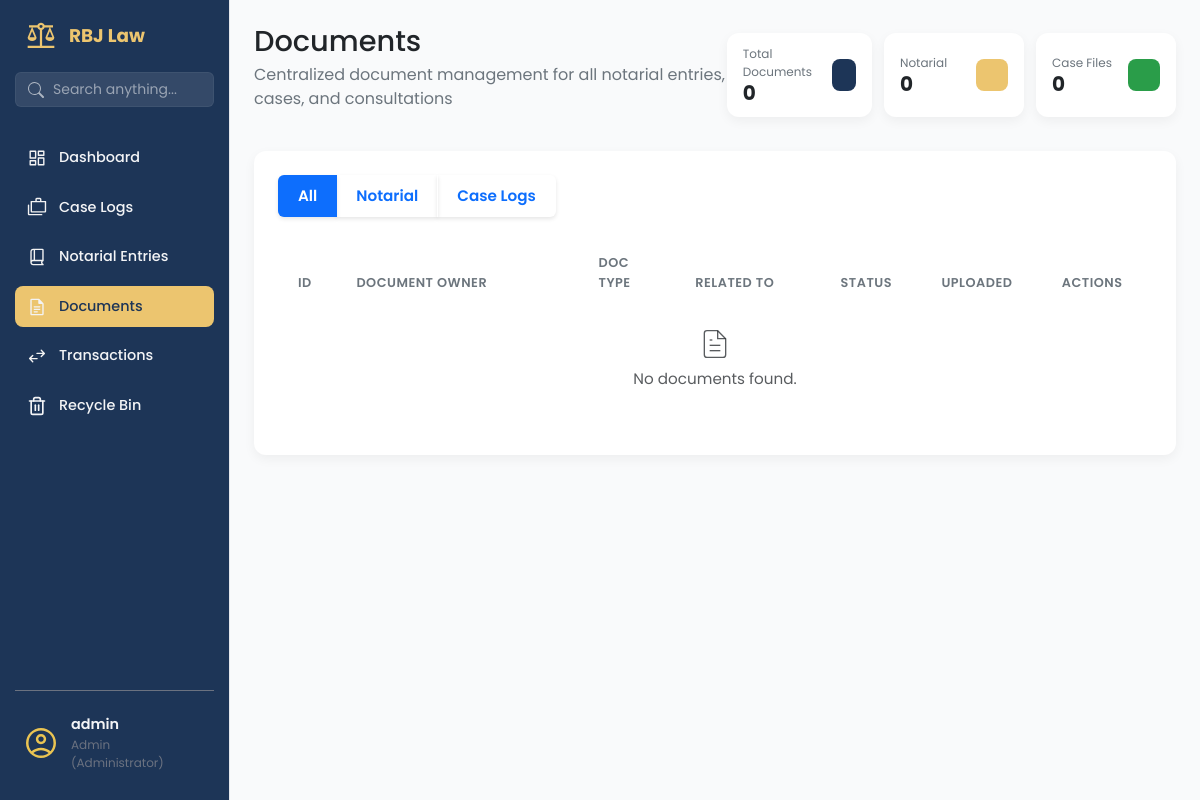
The page /documents/ (signed in) on the database as committed earlier.
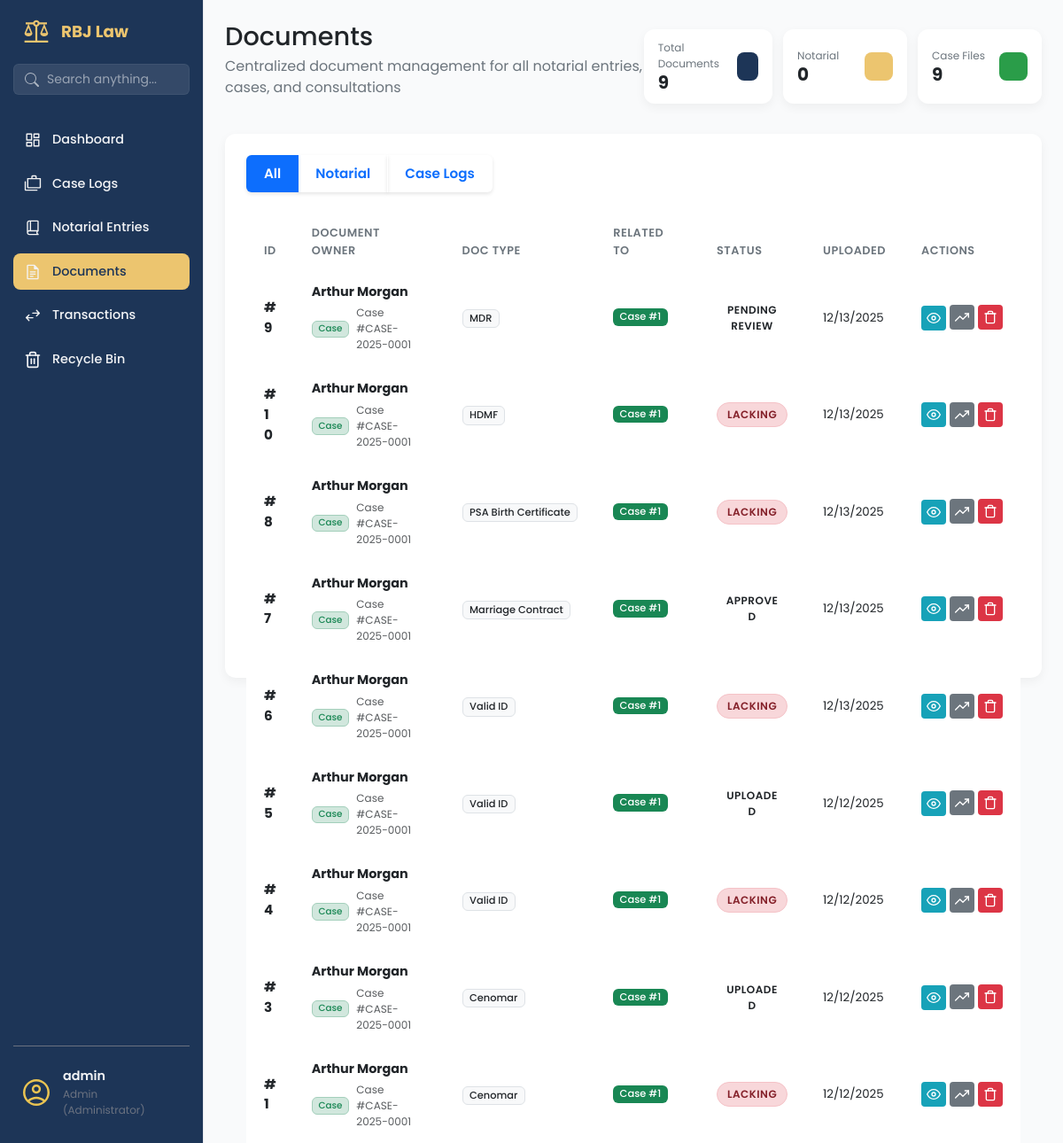
The same page on the database as committed later.
### app/models/document_mdl.py (models this page shows, shortened)
class Document(db.Model, SoftDeleteMixin):
    __tablename__ = 'documents'
    id = db.Column(db.Integer, primary_key=True)
    filename = db.Column(db.String(255), nullable=False)
    file_path = db.Column(db.String(500), nullable=False)
    file_type = db.Column(db.String(50), nullable=True)
    file_size = db.Column(db.Integer, nullable=True)  # in bytes
    document_type = db.Column(db.String(100), nullable=True)  # e.g., Affidavit, ID, SPA Draft, etc.
    notes = db.Column(db.Text, nullable=True)
    document_status = db.Column(db.String(50), default='Pending', nullable=False)
    parent_type = db.Column(db.String(50), nullable=False)  # 'notarial_entry', 'case', 'client'
    parent_id = db.Column(db.Integer, nullable=False)
    uploaded_by = db.Column(db.Integer, db.ForeignKey('users.id'), nullable=True)
    uploaded_at = db.Column(db.DateTime, default=datetime.utcnow)
    last_modified = db.Column(db.DateTime, default=datetime.utcnow, onupdate=datetime.utcnow)
    uploader = db.relationship('User', backref='uploaded_documents', lazy=True)

### app/routes/documents_routes.py (the view)
@documents_bp.route('/')
@staff_or_admin_required
@login_required
def documents_page():
    document_type = request.args.get('type', 'all')
    query = Document.query
    if current_user.role == 'staff':
        query = query.filter(Document.parent_type != 'case')
    if document_type != 'all':
        query = query.filter_by(parent_type=document_type)
    search_term = request.args.get('search', '')
    if search_term:
        query = query.filter(or_(
            Document.filename.ilike(f'%{search_term}%'),
            Document.notes.ilike(f'%{search_term}%')
        ))
    documents = query.order_by(Document.uploaded_at.desc()).all()
    for doc in documents:
        doc.context_name = "Unknown Client"
        doc.context_ref = f"ID: {doc.parent_id}"
        if doc.parent_type == 'notarial_entry':
            entry = NotarialEntry.query.get(doc.parent_id)
            if entry:
                doc.context_ref = f"Entry #{entry.not_entry_num}"
                if entry.parties:
                    primary_party = entry.parties[0].party_name
                    if len(entry.parties) > 1:
                        doc.context_name = f"{primary_party} et al."
                    else:
                        doc.context_name = primary_party
                else:
                    doc.context_name = "No Party Listed"
        elif doc.parent_type == 'case':
            case = Case.query.get(doc.parent_id)
            if case:
                doc.context_ref = f"Case #{case.case_number}"
                if case.client:
                    doc.context_name = f"{case.client.client_first_name} {case.client.client_last_name}"
                else:
                    doc.context_name = case.title  # Fallback to case title if no client
            else:
                doc.context_name = "Deleted Case"
                doc.context_ref = f"ID: {doc.parent_id}"
        elif doc.parent_type == 'consultation':
            pass
        elif doc.parent_type == 'client':
            client = Client.query.get(doc.parent_id)
            if client:
                doc.context_name = f"{client.first_name} {client.last_name}"
                doc.context_ref = "Client File"
    return render_template('documents_page.html',
                         documents=documents,
                         current_filter=document_type,
                         search_term=search_term)

### app/utils/permissions.py (called while the page is built)
def staff_or_admin_required(f):
    @wraps(f)
    def decorated_function(*args, **kwargs):
        if not current_user.is_authenticated:
            flash('Please login to access this page.', 'error')
            return redirect(url_for('auth.login'))
        if current_user.role not in ['admin', 'staff']:
            flash('Staff or Administrator access required.', 'error')
            return redirect(url_for('dashboard.dashboard_page'))
        return f(*args, **kwargs)
    return decorated_function

### app/templates/documents_page.html (shortened to what the changed rows need)
{% extends 'base.html' %}
{% block content %}
<main class="dashboard-content">
    <header class="dashboard-header">
        <div>
            <h1>Documents </h1>
        </div>
        <div style="display: flex; justify-content: space-between; gap: 12px;">
            <div class="data-card data-card--sm">
                <div class="data-card__info">
                    <span class="data-card__title">Total Documents</span>
                    <span class="data-card__value">{{ documents|length }}</span>
                </div>
            </div>
                        {% set notarial_count = [] %}
            {% if current_user.role != 'staff' %}
            <div class="data-card data-card--sm">
                <div class="data-card__info">
                    <span class="data-card__title">Case Files</span>
                    <span class="data-card__value">
                        {% set case_count = [] %}
                        {{ case_count|length }}
                    </span>
                </div>
                <div class="data-card__icon data-card__icon--green"></div>
            </div>
            {% endif %}
                        {% set consultation_count = [] %}
        </div>
    </header>
    <section class="content-section">
        <div class="panel-card">
            <div class="table-wrapper">
                <table class="table">
                    <colgroup>
                    </colgroup>
                    <thead>
                        <tr>
                            <th>ID</th>
                            <th>Document Owner</th>
                            <th>Doc Type</th>
                            <th>Related To</th>
                            <th>Status</th>
                            <th>Uploaded</th>
                            <th>Actions</th>
                        </tr>
                    </thead>
                    <tbody>
                        {% for document in documents %}
                        <tr class="document-row" data-parent-type="{{ document.parent_type }}">
                            <td><strong>#{{ document.id }}</strong></td>
                            <td>
                                <div class="d-flex flex-column">
                                    <span class="fw-bold text-dark" style="font-size: 0.9rem;">
                                        {{ document.context_name }}
                                    </span>
                                    <div class="d-flex align-items-center mt-1">
                                        {% if document.parent_type == 'notarial_entry' %}
                                        <span
                                            class="badge bg-primary-subtle text-primary border border-primary-subtle me-2"
                                            style="font-size: 0.65rem;">Notarial</span>
                                        {% elif document.parent_type == 'case' %}
                                        <span
                                            class="badge bg-success-subtle text-success border border-success-subtle me-2"
                                            style="font-size: 0.65rem;">Case</span>
                                        {% elif document.parent_type == 'consultation' %}
                                        <span class="badge bg-info-subtle text-info border border-info-subtle me-2"
                                            style="font-size: 0.65rem;">Consultation</span>
                                        {% endif %}
                                        <small class="text-muted" style="font-size: 0.75rem;">
                                            {{ document.context_ref }}
                                        </small>
                                    </div>
                                </div>
                            </td>
                            <td><span class="badge bg-light text-dark border">{{ document.document_type or 'General'
                                    }}</span></td>
                            <td>
                                {% if document.parent_type == 'notarial_entry' %}
                                <span class="badge bg-primary mb-1">Notarial #{{ document.parent_id }}</span>
                                {% elif document.parent_type == 'case' %}
                                <span class="badge bg-success mb-1">Case #{{ document.parent_id }}</span>
                                {% else %}
                                <span class="badge bg-secondary mb-1">{{ document.parent_type|title }}</span>
                                {% endif %}
                            </td>
                            <td>
                                <span
                                    class="status-tag status-tag--{{ document.document_status|lower|replace(' ', '-') }}">
                                    {{ document.document_status }}
                                </span>
                            </td>
                            <td>
                                <div class="small">{{ document.uploaded_at.strftime('%m/%d/%Y') }}</div>
                            </td>
                            <td>
                                <div class="action-buttons">
                                    <a href="{{ url_for('documents.view_document', document_id=document.id) }}"
                                        target="_blank" class="btn-action btn-action--info" title="View">
                                        <svg xmlns="http://www.w3.org/2000/svg" width="16" height="16"
                                            viewBox="0 0 24 24" fill="none" stroke="currentColor" stroke-width="2"
                                            stroke-linecap="round" stroke-linejoin="round">
                                            <path d="M1 12s4-8 11-8 11 8 11 8-4 8-11 8-11-8-11-8z"></path>
                                            <circle cx="12" cy="12" r="3"></circle>
                                        </svg>
                                    </a>
                                    <div class="dropdown status-dropdown">
                                        <button class="btn-action btn-action--secondary dropdown-toggle" type="button"
                                            data-bs-toggle="dropdown" aria-expanded="false" title="Update Status">
                                            <svg xmlns="http://www.w3.org/2000/svg" width="16" height="16"
                                                viewBox="0 0 24 24" fill="none" stroke="currentColor" stroke-width="2"
                                                stroke-linecap="round" stroke-linejoin="round">
                                                <polyline points="23 6 13.5 15.5 8.5 10.5 1 18"></polyline>
                                                <polyline points="17 6 23 6 23 12"></polyline>
                                            </svg>
                                        </button>
                                    </div>
                                    <form action="{{ url_for('documents.delete_document', document_id=document.id) }}"
                                        method="POST" style="display:inline;"
                                        onsubmit="return confirm('Are you sure you want to delete this document?');">
                                        <button type="submit" class="btn-action btn-action--danger" title="Delete">
                                        </button>
                                    </form>
                                </div>
                            </td>
                        </tr>
                        {% else %}
                        <tr>
                            <td colspan="7" class="text-center py-4">
                                <div class="text-muted">
                                    <p class="mb-0">No documents found.</p>
                                </div>
                            </td>
                        </tr>
                        {% endfor %}
                    </tbody>
                </table>
            </div>
        </div>
    </section>
</main>
{% endblock %}

Rows that differ between the two databases and show on the page:
added Document: id "9", context_name "Arthur Morgan", parent_type "Case", context_ref "Case #CASE-2025-0001", document_type "MDR", parent_id "1", document_status "PENDING REVIEW", uploaded_at "12/13/2025"
added Document: id "10", context_name "Arthur Morgan", parent_type "Case", context_ref "Case #CASE-2025-0001", document_type "HDMF", parent_id "1", document_status "LACKING", uploaded_at "12/13/2025"
added Document: id "8", context_name "Arthur Morgan", parent_type "Case", context_ref "Case #CASE-2025-0001", document_type "PSA Birth Certificate", parent_id "1", document_status "LACKING", uploaded_at "12/13/2025"
added Document: id "7", context_name "Arthur Morgan", parent_type "Case", context_ref "Case #CASE-2025-0001", document_type "Marriage Contract", parent_id "1", document_status "APPROVED", uploaded_at "12/13/2025"
added Document: id "6", context_name "Arthur Morgan", parent_type "Case", context_ref "Case #CASE-2025-0001", document_type "Valid ID", parent_id "1", document_status "LACKING", uploaded_at "12/13/2025"
added Document: id "5", context_name "Arthur Morgan", parent_type "Case", context_ref "Case #CASE-2025-0001", document_type "Valid ID", parent_id "1", document_status "UPLOADED", uploaded_at "12/12/2025"
added Document: id "4", context_name "Arthur Morgan", parent_type "Case", context_ref "Case #CASE-2025-0001", document_type "Valid ID", parent_id "1", document_status "LACKING", uploaded_at "12/12/2025"
added Document: id "3", context_name "Arthur Morgan", parent_type "Case", context_ref "Case #CASE-2025-0001", document_type "Cenomar", parent_id "1", document_status "UPLOADED", uploaded_at "12/12/2025"
added Document: id "1", context_name "Arthur Morgan", parent_type "Case", context_ref "Case #CASE-2025-0001", document_type "Cenomar", parent_id "1", document_status "LACKING", uploaded_at "12/12/2025"
Other text that changed with them:
{{ documents|length }}: "0" → "9"
{{ case_count|length }}: "0" → "9"
text no longer shown: "No documents found."
